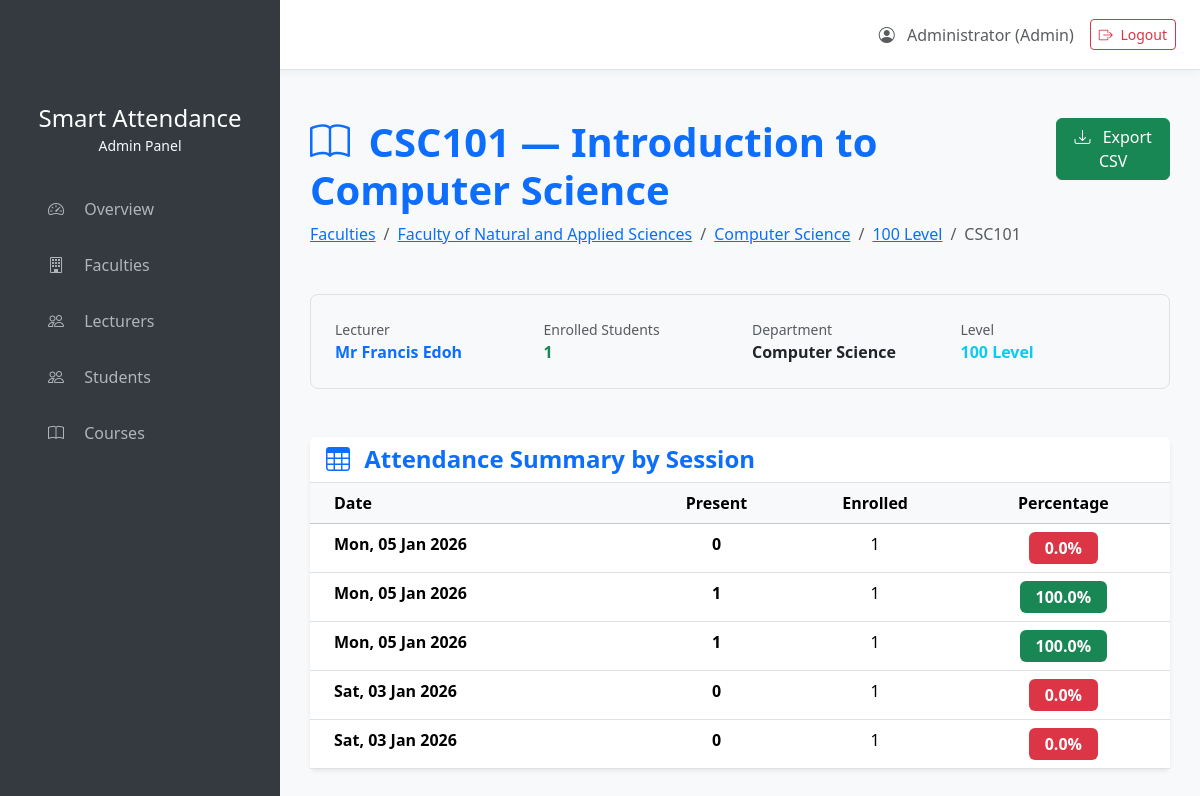
/admin/course/1 (signed in), run on the app's committed database.
### models.py (models this page shows)
class User(db.Model, UserMixin):
    id = db.Column(db.Integer, primary_key=True)
    matric_number = db.Column(db.String(50), unique=True, nullable=True)  # Students only
    username = db.Column(db.String(80), unique=True, nullable=True)       # Lecturers/Admin
    password_hash = db.Column(db.String(128), nullable=False)
    name = db.Column(db.String(100), nullable=False)
    role = db.Column(db.String(20), nullable=False)  # 'admin', 'lecturer', 'student'
    department_id = db.Column(db.Integer, db.ForeignKey('department.id'), nullable=True)
    current_level = db.Column(db.Integer, nullable=True)  # Students only
    department = db.relationship('Department', backref='users')

class Course(db.Model):
    id = db.Column(db.Integer, primary_key=True)
    code = db.Column(db.String(20), nullable=False)
    title = db.Column(db.String(100), nullable=False)
    department_id = db.Column(db.Integer, db.ForeignKey('department.id'), nullable=False)
    level = db.Column(db.Integer, nullable=False)
    lecturer_id = db.Column(db.Integer, db.ForeignKey('user.id'), nullable=False)
    __table_args__ = (db.UniqueConstraint('code', 'department_id', 'level'),)
    lecturer = db.relationship('User', backref=db.backref('taught_courses', lazy='dynamic'))
    department_rel = db.relationship('Department', backref='courses')
    enrollments = db.relationship('Enrollment', back_populates='course', lazy='dynamic')

class Faculty(db.Model):
    id = db.Column(db.Integer, primary_key=True)
    name = db.Column(db.String(100), unique=True, nullable=False)
    departments = db.relationship('Department', backref='faculty', lazy=True)

class Department(db.Model):
    id = db.Column(db.Integer, primary_key=True)
    name = db.Column(db.String(100), nullable=False)
    faculty_id = db.Column(db.Integer, db.ForeignKey('faculty.id'), nullable=False)
    levels = db.Column(db.Integer, default=4)
    __table_args__ = (db.UniqueConstraint('name', 'faculty_id', name='unique_dept_faculty'),)

class AttendanceSession(db.Model):
    id = db.Column(db.Integer, primary_key=True)
    course_id = db.Column(db.Integer, db.ForeignKey('course.id'), nullable=False)
    date = db.Column(db.Date, nullable=False)
    start_time = db.Column(db.Time, nullable=True)
    end_time = db.Column(db.Time, nullable=True)
    is_open = db.Column(db.Boolean, default=False)
    course = db.relationship('Course', backref='sessions')
    records = db.relationship('AttendanceRecord', backref='session', lazy='dynamic')

### app.py (the view)
@app.route('/admin/course/<int:course_id>')
@login_required
def admin_course_detail(course_id):
    if current_user.role != 'admin':
        flash('Access denied.', 'danger')
        return redirect(url_for('dashboard'))
    course = Course.query.get_or_404(course_id)
    sessions = AttendanceSession.query.filter_by(course_id=course_id)\
                                      .order_by(AttendanceSession.date.desc())\
                                      .all()
    enrolled_students = course.enrollments.count()
    return render_template('admin/course_detail.html',
                          course=course,
                          sessions=sessions,
                          enrolled_students=enrolled_students)

### app.py (called while the page is built)
@login_manager.user_loader
def load_user(user_id):
    return User.query.get(int(user_id))

### templates/admin/course_detail.html (shortened to what this page needs)
{% extends "base.html" %}
{% block content %}
<div class="d-flex justify-content-between align-items-start mb-5">
    <div>
        <h1 class="text-primary fw-bold mb-2">
            <i class="bi bi-book me-2"></i> {{ course.code }} — {{ course.title }}
        </h1>
        <nav aria-label="breadcrumb">
            <ol class="breadcrumb mb-0">
                <li class="breadcrumb-item"><a href="{{ url_for('admin_faculties') }}">Faculties</a></li>
                <li class="breadcrumb-item"><a href="{{ url_for('admin_faculty_detail', faculty_id=course.department_rel.faculty.id) }}">{{ course.department_rel.faculty.name }}</a></li>
                <li class="breadcrumb-item"><a href="{{ url_for('admin_department_detail', department_id=course.department_id) }}">{{ course.department_rel.name }}</a></li>
                <li class="breadcrumb-item"><a href="{{ url_for('admin_level_detail', department_id=course.department_id, level=course.level) }}">{{ course.level * 100 }} Level</a></li>
                <li class="breadcrumb-item active">{{ course.code }}</li>
            </ol>
        </nav>
    </div>
    <a href="{{ url_for('admin_course_attendance_report', course_id=course.id) }}"
       class="btn btn-success">
        <i class="bi bi-download me-2"></i> Export CSV
    </a>
</div>
<div class="bg-light border rounded-3 p-4 mb-5">
    <div class="row text-center text-md-start g-4">
        <div class="col-md-3 col-6">
            <div class="small text-muted">Lecturer</div>
            <div class="fw-bold text-primary">{{ course.lecturer.name }}</div>
        </div>
        <div class="col-md-3 col-6">
            <div class="small text-muted">Enrolled Students</div>
            <div class="fw-bold text-success">{{ enrolled_students }}</div>
        </div>
        <div class="col-md-3 col-6">
            <div class="small text-muted">Department</div>
            <div class="fw-bold">{{ course.department_rel.name }}</div>
        </div>
        <div class="col-md-3 col-6">
            <div class="small text-muted">Level</div>
            <div class="fw-bold text-info">{{ course.level * 100 }} Level</div>
        </div>
    </div>
</div>
<div class="card border-0 shadow-sm">
    <div class="card-header bg-white border-bottom">
        <h4 class="mb-0 text-primary fw-bold">
            <i class="bi bi-table me-2"></i> Attendance Summary by Session
        </h4>
    </div>
    <div class="card-body p-0">
        {% if sessions %}
        <div class="table-responsive">
            <table class="table table-hover mb-0">
                <thead class="table-light">
                    <tr>
                        <th class="ps-4">Date</th>
                        <th class="text-center">Present</th>
                        <th class="text-center">Enrolled</th>
                        <th class="text-center">Percentage</th>
                    </tr>
                </thead>
                <tbody>
                    {% for session in sessions %}
                    {% set present_count = session.records.count() %}
                    {% set percentage = (present_count / enrolled_students * 100)|round(1) if enrolled_students > 0 else 0 %}
                    <tr>
                        <td class="ps-4">
                            <strong>{{ session.date.strftime('%a, %d %b %Y') }}</strong>
                        </td>
                        <td class="text-center fw-bold">{{ present_count }}</td>
                        <td class="text-center">{{ enrolled_students }}</td>
                        <td class="text-center">
                            <span class="badge fs-6 px-3 py-2 bg-{{ 'success' if percentage >= 80 else 'warning' if percentage >= 70 else 'danger' }}">
                                {{ percentage }}%
                            </span>
                        </td>
                    </tr>
                    {% endfor %}
                </tbody>
            </table>
        </div>
        {% else %}
        <div class="text-center py-5">
            <i class="bi bi-calendar-x display-4 text-muted mb-4"></i>
            <h5 class="text-muted">No attendance sessions yet</h5>
            <p class="text-muted">The lecturer has not started taking attendance for this course.</p>
        </div>
        {% endif %}
    </div>
</div>
{% endblock %}

### templates/base.html (shortened to what this page needs)
<!DOCTYPE html>
<html lang="en">
<head>
    <link href="https://cdn.jsdelivr.net/npm/bootstrap@5.3.2/dist/css/bootstrap.min.css" rel="stylesheet">
    <link href="https://cdn.jsdelivr.net/npm/bootstrap-icons@1.11.0/font/bootstrap-icons.css" rel="stylesheet">
</head>
<body>
    {% if current_user.is_authenticated %}
        {% if current_user.role == 'admin' %}
        <div class="sidebar">
            <div class="p-4 text-center">
                <h4 class="text-white mb-0">Smart Attendance</h4>
                <small class="text-light">Admin Panel</small>
            </div>
            <nav class="nav flex-column px-3">
                <a class="nav-link {% if request.endpoint == 'admin_overview' %}active{% endif %}"
                   href="{{ url_for('admin_overview') }}">
                    <i class="bi bi-speedometer2 me-3"></i> Overview
                </a>
                <a class="nav-link {% if request.endpoint in ['admin_faculties', 'admin_faculty_detail'] %}active{% endif %}"
                   href="{{ url_for('admin_faculties') }}">
                    <i class="bi bi-building me-3"></i> Faculties
                </a>
                <a class="nav-link {% if request.endpoint == 'admin_lecturers' or request.endpoint == 'admin_lecturer_detail' %}active{% endif %}"
                   href="{{ url_for('admin_lecturers') }}">
                    <i class="bi bi-people me-3"></i> Lecturers
                </a>
                <a class="nav-link {% if request.endpoint == 'admin_students' %}active{% endif %}"
                   href="{{ url_for('admin_students') }}">
                    <i class="bi bi-people me-3"></i> Students
                </a>
                <a class="nav-link {% if request.endpoint == 'admin_courses' %}active{% endif %}"
                   href="{{ url_for('admin_courses') }}">
                    <i class="bi bi-book me-3"></i> Courses
                </a>
            </nav>
        </div>
        {% endif %}
        <div class="top-navbar border-bottom d-flex align-items-center px-4">
            <div class="me-4">
                <a href="{% if current_user.role == 'admin' %}{{ url_for('admin_overview') }}
                         {% elif current_user.role == 'lecturer' %}{{ url_for('lecturer_dashboard') }}
                         {% elif current_user.role == 'student' %}{{ url_for('student_dashboard') }}{% endif %}">
                </a>
            </div>
            <div class="ms-auto d-flex align-items-center gap-3">
                <span class="text-muted">
                    <i class="bi bi-person-circle me-2"></i>
                    {{ current_user.name }} ({{ current_user.role|capitalize }})
                </span>
                <a href="{{ url_for('logout') }}" class="btn btn-outline-danger btn-sm">
                    <i class="bi bi-box-arrow-right me-1"></i> Logout
                </a>
            </div>
        </div>
    {% endif %}
    <div class="{% if current_user.role == 'admin' %}main-content{% endif %}">
        <div class="content-area pt-5">
            {% block content %}{% endblock %}
        </div>
    </div>
</body>
</html>

### templates/base.html (style rules this page uses)
body { background-color: #f8f9fa; }
.sidebar { position: fixed; top: 0; left: 0; bottom: 0; width: 280px; background: #343a40; padding-top: 80px; overflow-y: auto; z-index: 1000; }
.sidebar .nav-link { color: #adb5bd; padding: 12px 20px; border-radius: 8px; margin: 4px 12px; transition: all 0.2s; }
.main-content { margin-left: 280px; min-height: 100vh; }
.top-navbar { height: 70px; background: white; box-shadow: 0 2px 10px rgba(0,0,0,0.05); }
.content-area { padding: 30px; }

### data on the page
User: name "Administrator", role "Admin"
Course: code "CSC101", title "Introduction to Computer Science", course.level*100 "100"
Faculty: department_rel.faculty.name "Faculty of Natural and Applied Sciences"
Department: department_rel.name "Computer Science"
User: lecturer.name "Mr Francis Edoh"
AttendanceSession: date "Mon, 05 Jan 2026", is_open "0", course "1", percentage "0.0"
AttendanceSession: date "Mon, 05 Jan 2026", course "1", percentage "100.0"
AttendanceSession: date "Mon, 05 Jan 2026", course "1", percentage "100.0"
AttendanceSession: date "Sat, 03 Jan 2026", is_open "0", enrolled_students "1", percentage "0.0"
AttendanceSession: date "Sat, 03 Jan 2026", is_open "0", course "1", percentage "0.0"

### other printed values
{{ enrolled_students }} "1"
